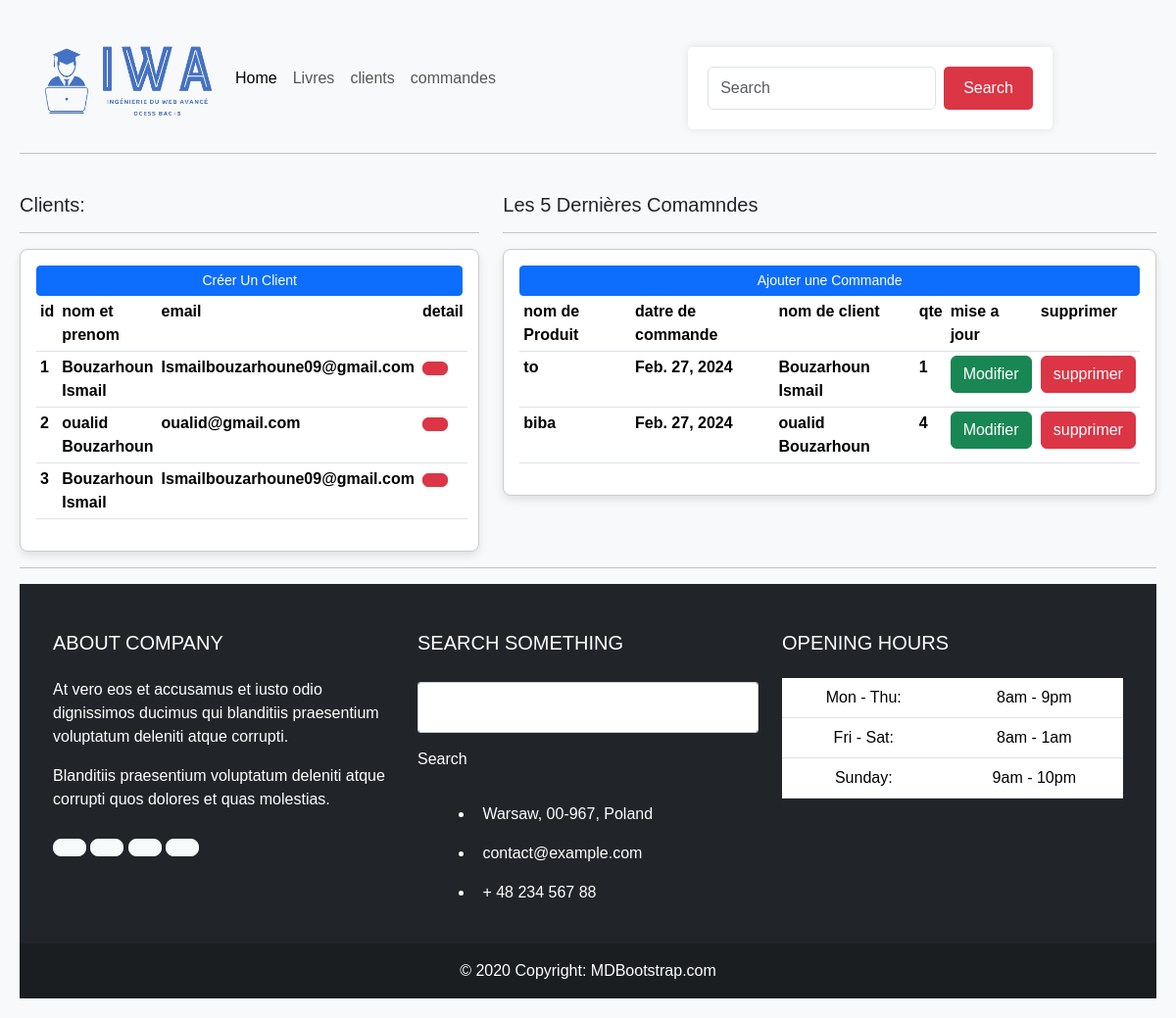
Screenshot of /client/list_client with the database file from the repository.
### Client/models.py (models this page shows)
class Client(models.Model):
    nom = models.CharField(max_length=30, null=True)
    prenom = models.CharField(max_length=30, null=True)
    email=models.EmailField()
    tel=models.CharField(max_length=16)
    dateCreation=models.DateField(auto_now_add=True)

### Commande/models.py (models this page shows)
class Commande(models.Model):
    client = models.ForeignKey(Client, on_delete=models.SET_NULL,null=True)
    livre = models.ForeignKey(Livre, on_delete=models.SET_NULL, null=True)
    dateCreation = models.DateField(auto_now_add=True)
    qte = models.IntegerField(null=True)

### Livre/models.py (models this page shows)
class Livre(models.Model):
    CATEGORY = (
        ('Physique', 'Physique'),
        ('Mathématique', 'Mathématique'),
        ('Chimie', 'Chimie'),
        ('Science', 'Science'),
        ('Enfant', 'Enfant'),
        ('Informatique', 'Informatique')
    )
    titre = models.CharField(max_length=100)
    auteur = models.CharField(max_length=100)
    prix = models.DecimalField(max_digits=5, decimal_places=2)
    discription = models.TextField(null=True, blank=True)
    image_covr = models.ImageField(upload_to='photos/%y/%m/%d', null=True)
    quantite = models.IntegerField()
    pages = models.PositiveSmallIntegerField()
    category = models.CharField(max_length=190, null=True, choices=CATEGORY)
    date_edition = models.DateTimeField(default=datetime.now)
    def __str__(self):
        return self.titre

### Client/views.py (the view)
# urls.py: path('list_client', views.list_client, name='list_client'),
def list_client(request):
    clients = Client.objects.all()
    commandes = Commande.objects.all()
    context = {'clients': clients,'commandes': commandes}
    return render(request, 'client/list_client.html',context)

### templates/client/list_client.html (shortened to what this page needs)
{% extends 'main.html'%}
{% block contenu%}
<br>
<div class="row">
	<div class="col-md-5">
		<h5>Clients:</h5>
		<hr>
		<div class="card card-body">
			<a class="btn btn-primary  btn-sm btn-block" href="{%url 'ajouter_client' %}">Créer Un Client</a>
			<table class="table table-sm">
				<tr>
					<th>id</th>
					<th>nom et prenom</th>
					<th>email</th>
					<th>detail</th>
				</tr>
				{% for client in clients %}
				<tr>
					<th>{{client.id}}</th>
					<th>{{client.nom}} {{client.prenom}}</th>
					<th>{{client.email}}</th>
					<th><button type="button" class="btn btn-danger"></button></th>
				</tr>
				{% endfor %}
			</table>
		</div>
	</div>
	<div class="col-md-7">
		<h5>Les 5 Dernières Comamndes</h5>
		<hr>
		<div class="card card-body">
			<a class="btn btn-primary  btn-sm btn-block" href="">Ajouter une Commande</a>
			<table class="table table-sm">
				<tr>
					<th>nom de Produit</th>
					<th>datre de commande</th>
					<th>nom de client</th>
					<th>qte</th>
					<th>mise a jour</th>
					<th>supprimer</th>
				</tr>
				{% for commande in commandes %}
				<tr>
					<th>{{commande.livre}}</th>
					<th>{{commande.dateCreation}}</th>
					<th>{{commande.client.nom}} {{commande.client.prenom}}</th>
					<th>{{commande.qte}}</th>
					<th><button type="button" class="btn btn-success">Modifier</button></th>
					<th><a href="{% url 'supprimer_commande' commande.id %}" class="btn btn-danger">supprimer</a></th>
				</tr>
				{% endfor %}
			</table>
		</div>
	</div>
</div>
{%endblock%}

### templates/main.html (shortened to what this page needs)
<!DOCTYPE html>
{%load static%}
<html lang="en">
<head>
    <link href="https://cdn.jsdelivr.net/npm/bootstrap@5.3.2/dist/css/bootstrap.min.css" rel="stylesheet">
    <link rel="stylesheet" type="text/css" href="{% static 'css/main.css' %}">
</head>
<body>
    {%include 'base/navbar.html'%}
    <hr>
    {% block contenu%}
    {%endblock%}
    <hr>
    {%include 'base/footer.html'%}
</body>
</html>

### templates/base/navbar.html (shortened to what this page needs)
{%load static%}
<nav class="navbar navbar-expand-lg navbar-light bg-light">
  <div class="container-fluid">
    <img id="logo" src="{% static 'images/logo.png'%}">
    <div class="collapse navbar-collapse" id="navbarSupportedContent">
      <ul class="navbar-nav me-auto mb-2 mb-lg-0">
        <li class="nav-item">
          <a class="nav-link active" aria-current="page" href="{%url 'livre'%}">Home</a>
        </li>
        <li class="nav-item">
          <a class="nav-link" href="#">Livres</a>
        </li>
          <li class="nav-item">
          <a class="nav-link" href="{%url 'list_client'%}">clients</a>
        </li><li class="nav-item">
          <a class="nav-link" href="{%url 'commande'%}">commandes</a>
        </li>
      </ul>
      <form class="d-flex">
        <input class="form-control me-2" type="search" placeholder="Search" aria-label="Search">
        <button class="btn btn-outline-success" type="submit">Search</button>
      </form>
    </div>
  </div>
</nav>

### templates/base/footer.html (shortened to what this page needs)
  <footer class="text-white text-center text-lg-start bg-dark">
    <div class="container p-4">
      <div class="row mt-4">
        <div class="col-lg-4 col-md-12 mb-4 mb-md-0">
          <h5 class="text-uppercase mb-4">About company</h5>
          <p>
            At vero eos et accusamus et iusto odio dignissimos ducimus qui blanditiis praesentium
            voluptatum deleniti atque corrupti.
          </p>
          <p>
            Blanditiis praesentium voluptatum deleniti atque corrupti quos dolores et quas
            molestias.
          </p>
          <div class="mt-4">
            <a type="button" class="btn btn-floating btn-light btn-lg"></a>
            <a type="button" class="btn btn-floating btn-light btn-lg"></a>
            <a type="button" class="btn btn-floating btn-light btn-lg"></a>
            <a type="button" class="btn btn-floating btn-light btn-lg"></a>
          </div>
        </div>
        <div class="col-lg-4 col-md-6 mb-4 mb-md-0">
          <h5 class="text-uppercase mb-4 pb-1">Search something</h5>
          <div class="form-outline form-white mb-4">
            <input type="text" id="formControlLg" class="form-control form-control-lg" />
            <label class="form-label" for="formControlLg">Search</label>
          </div>
          <ul class="fa-ul" style="margin-left: 1.65em;">
            <li class="mb-3">
              <span class="fa-li"></span><span class="ms-2">Warsaw, 00-967, Poland</span>
            </li>
            <li class="mb-3">
              <span class="fa-li"></span><span class="ms-2">contact@example.com</span>
            </li>
            <li class="mb-3">
              <span class="fa-li"></span><span class="ms-2">+ 48 234 567 88</span>
            </li>
          </ul>
        </div>
        <div class="col-lg-4 col-md-6 mb-4 mb-md-0">
          <h5 class="text-uppercase mb-4">Opening hours</h5>
          <table class="table text-center text-white">
            <tbody class="fw-normal">
              <tr>
                <td>Mon - Thu:</td>
                <td>8am - 9pm</td>
              </tr>
              <tr>
                <td>Fri - Sat:</td>
                <td>8am - 1am</td>
              </tr>
              <tr>
                <td>Sunday:</td>
                <td>9am - 10pm</td>
              </tr>
            </tbody>
          </table>
        </div>
      </div>
    </div>
    <div class="text-center p-3" style="background-color: rgba(0, 0, 0, 0.2);">
      © 2020 Copyright:
      <a class="text-white" href="https://mdbootstrap.com/">MDBootstrap.com</a>
    </div>
  </footer>

### static/css/main.css (style rules this page uses)
#logo { width:200px; heigth:150px; }
body { font-family: Arial, sans-serif; background-color: #f8f9fa; }
.card { border: none; border-radius: 12px; box-shadow: 0 4px 8px rgba(0, 0, 0, 0.1); transition: box-shadow 0.3s; }
body { font-family: Arial, sans-serif; background-color: #f4f4f4; padding: 20px; }
form { background-color: #fff; padding: 20px; border-radius: 5px; box-shadow: 0 0 10px rgba(0,0,0,0.1); max-width: 500px; margin: 0 auto; }
input[type="text"], textarea, select { width: 100%; padding: 10px; margin-top: 5px; margin-bottom: 15px; border: 1px solid #ccc; border-radius: 3px; box-sizing: border-box; }
button[type="submit"] { background-color: #007bff; color: #fff; padding: 10px 20px; border: none; border-radius: 3px; cursor: pointer; }
.card { border: 1px solid #ccc; border-radius: 8px; transition: box-shadow 0.3s; }
body { font-family: Arial, sans-serif; background-color: #f8f9fa; padding: 20px; }
form { margin-top: 20px; }
button[type="submit"] { background-color: #dc3545; color: #fff; padding: 10px 20px; border: none; border-radius: 5px; cursor: pointer; }
a { color: #007bff; text-decoration: none; }

### rows the page displays
Client: id "1", nom "Bouzarhoun", prenom "Ismail", email "Ismailbouzarhoune09@gmail.com"
Client: id "2", nom "oualid", prenom "Bouzarhoun", email "oualid@gmail.com"
Client: id "3", nom "Bouzarhoun", prenom "Ismail", email "Ismailbouzarhoune09@gmail.com"
Commande: livre "to", dateCreation "Feb. 27, 2024", client.nom "Bouzarhoun", client.prenom "Ismail", qte "1"
Commande: livre "biba", dateCreation "Feb. 27, 2024", client.nom "oualid", client.prenom "Bouzarhoun", qte "4"
